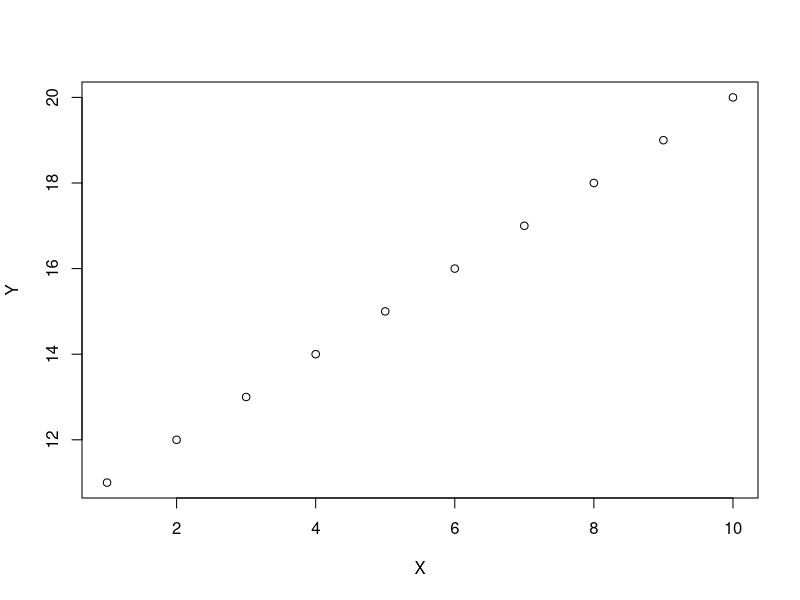
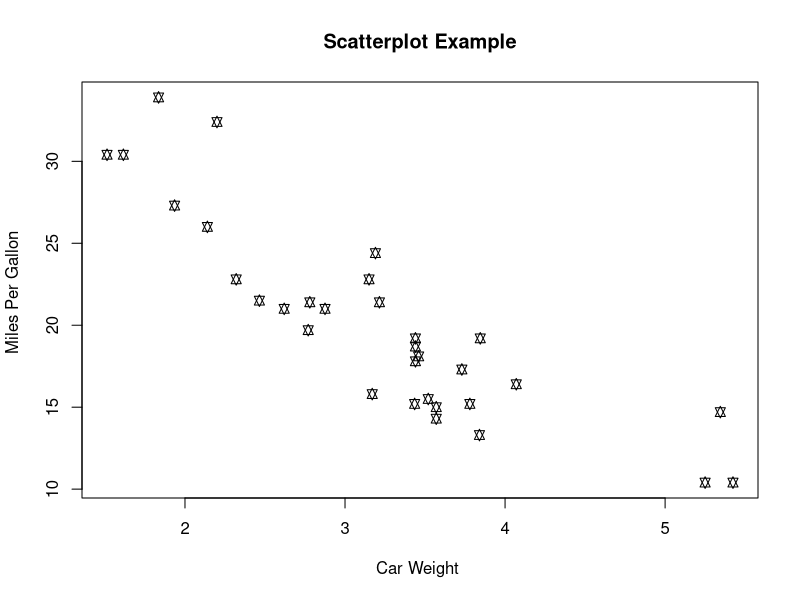
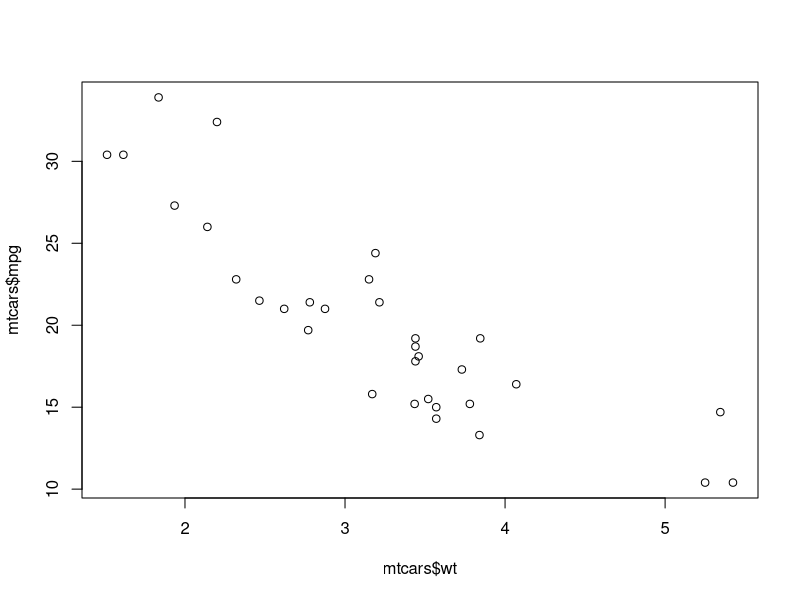
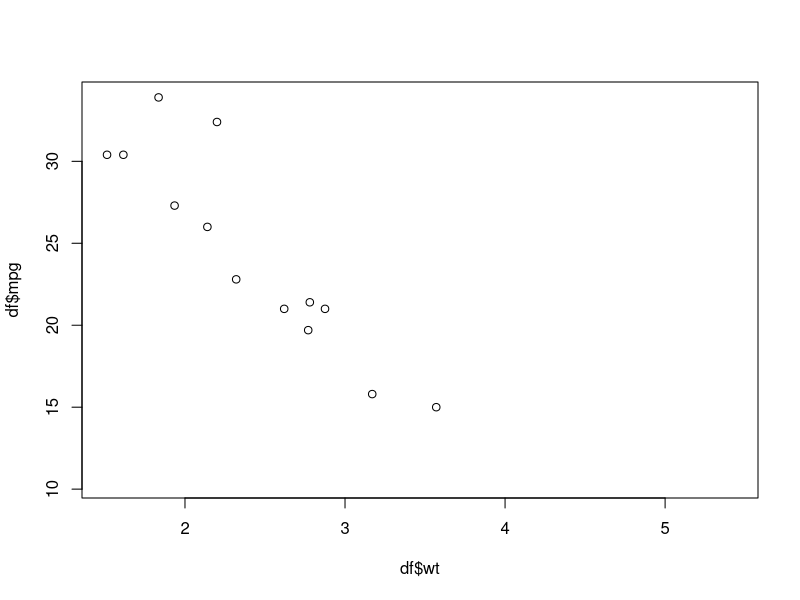
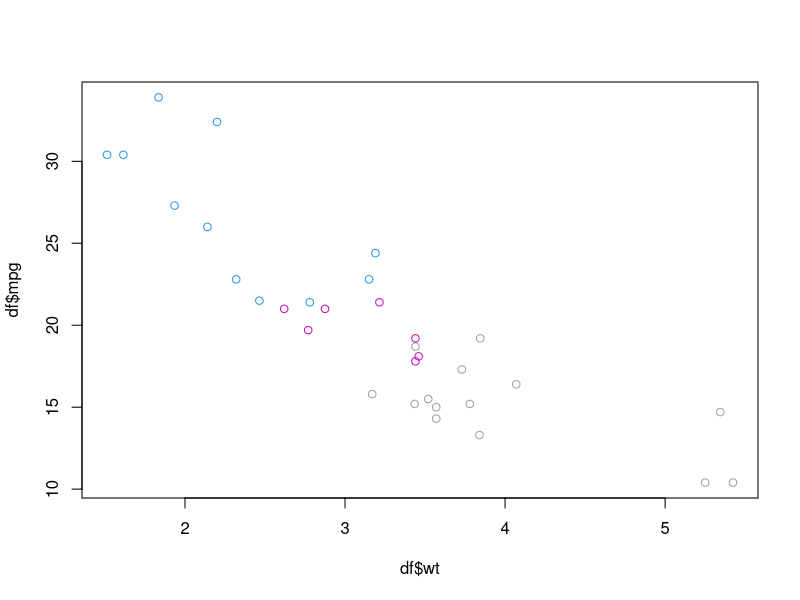
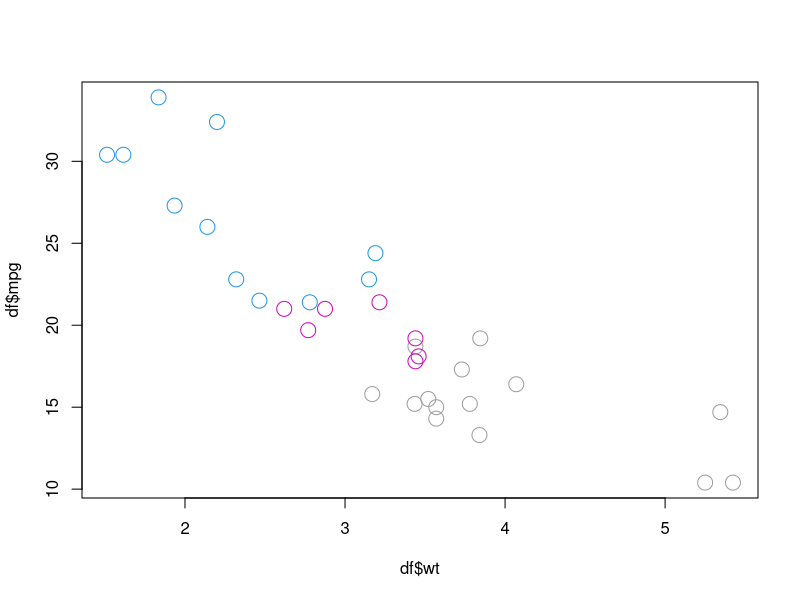
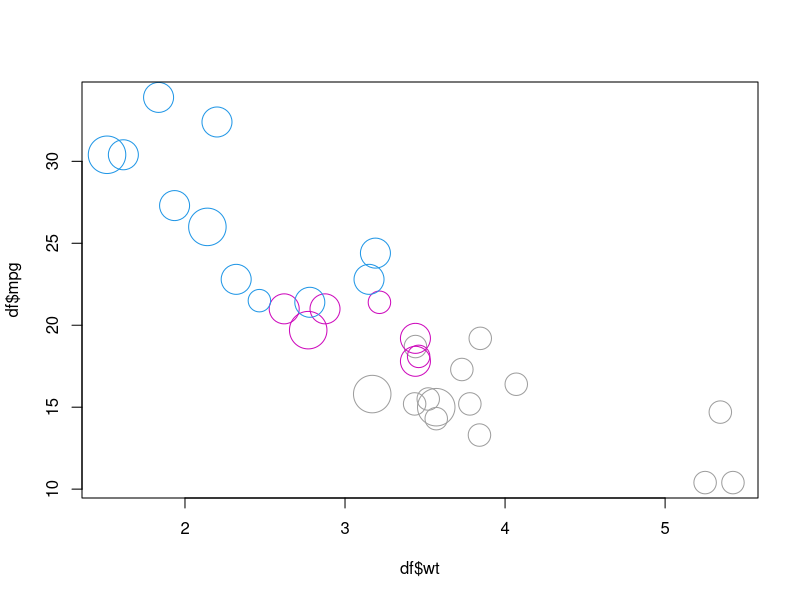
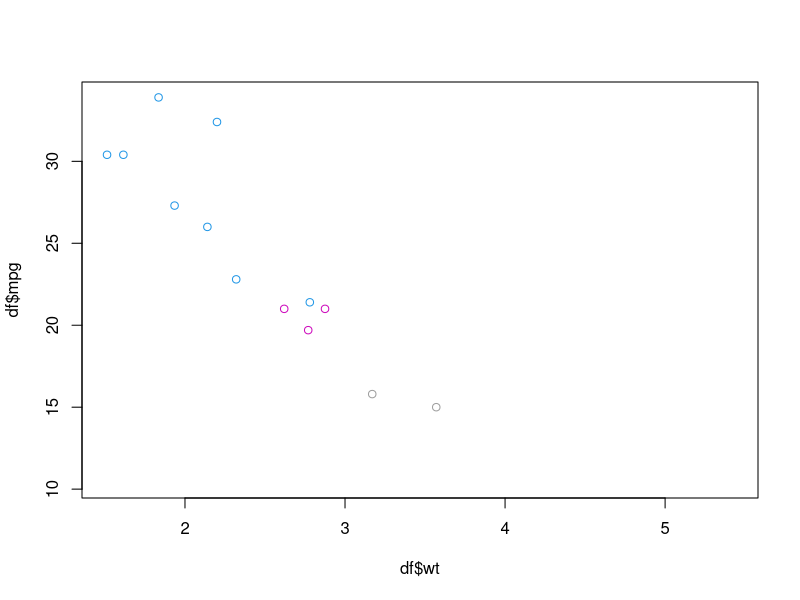

R code for these plots, in order:
#Scatterplot & Pairs plots in R----
#We can build them using the plot() function available in base R.

X=1:10
Y=11:20
plot(x=X, y=Y)
mtcars
plot(mtcars$wt, mtcars$mpg, main="Scatterplot Example", 
     xlab="Car Weight ", ylab="Miles Per Gallon ", pch=11)

plot(x=mtcars$wt, y=mtcars$mpg)

df<-mtcars
plot(x=df$wt, y=df$mpg, col=df$am)

#add more features
plot(x=df$wt, y=df$mpg, col=df$cyl)
#3 colors wrt to each cyl : how to find which cylinder

plot(x=df$wt, y=df$mpg, col=df$cyl, cex=2)
plot(x=df$wt, y=df$mpg, col=df$cyl, cex=df$gear)
#using am and vs will not work for cex as they have 0 values also
plot(x=df$wt, y=df$mpg, col=df$cyl, cex=df$am) 

plot(x=mtcars$wt, y=mtcars$mpg)
#Negative Relationship : wt increase, mpg reduces

#Pairs Plot using scatter plots
#The pairs R function returns a plot matrix,consisting of scatterplots 
#for each variable-combination of a data frame.
View(mtcars)
pairs(~mpg+disp+drat+wt,data=mtcars, 
      main="Pair plot")

View(iris)
pairs(~Sepal.Width+Sepal.Length+Petal.Width+Petal.Length,data=iris, 
      main="Pair plot")
